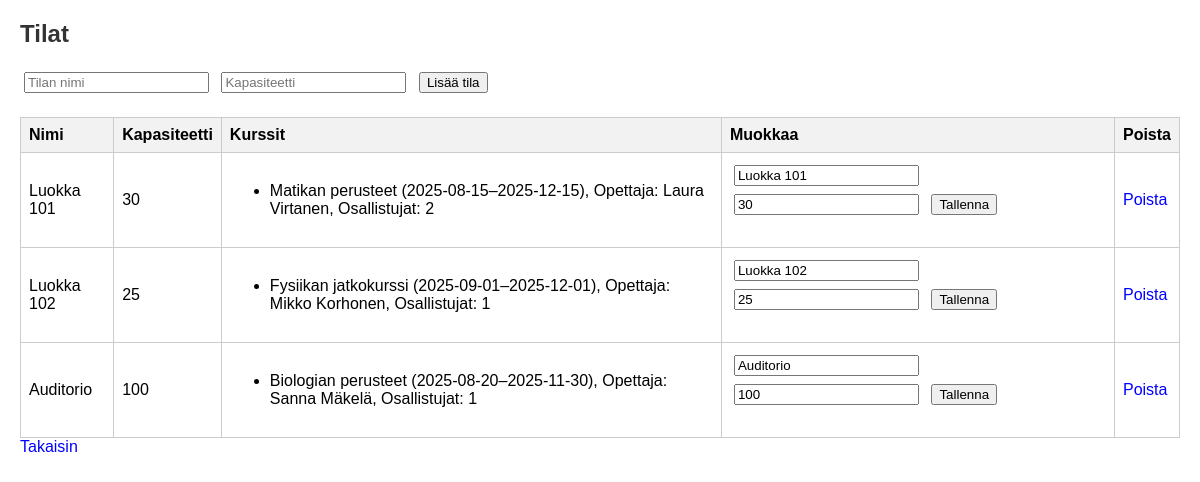
The page /tilat.php on the database its author committed.
### tables this page shows
CREATE TABLE `tilat` (
  `tunnus` int(11) NOT NULL,
  `nimi` varchar(100) DEFAULT NULL,
  `kapasiteetti` int(11) DEFAULT NULL
);

CREATE TABLE `kurssit` (
  `tunnus` int(11) NOT NULL,
  `nimi` varchar(100) DEFAULT NULL,
  `kuvaus` text DEFAULT NULL,
  `alkupaiva` date DEFAULT NULL,
  `loppupaiva` date DEFAULT NULL,
  `opettaja_id` int(11) DEFAULT NULL,
  `tila_id` int(11) DEFAULT NULL
);

CREATE TABLE `opettajat` (
  `tunnus` int(11) NOT NULL,
  `etunimi` varchar(100) DEFAULT NULL,
  `sukunimi` varchar(100) DEFAULT NULL,
  `aine` varchar(100) DEFAULT NULL
);

### tilat.php (the view, shortened to what this page needs)
<?php
include 'db.php';
$tilat = $yhteys->query("SELECT * FROM tilat");
?>
<!DOCTYPE html>
<html>
<head>
    <link rel="stylesheet" href="styles.css">
</head>
<body>
<h2>Tilat</h2>
<form method="post">
    <input type="text" name="nimi" placeholder="Tilan nimi" required>
    <input type="number" name="kapasiteetti" placeholder="Kapasiteetti" required>
    <button type="submit" name="lisaa">Lisää tila</button>
</form>
<table>
<tr>
    <th>Nimi</th><th>Kapasiteetti</th><th>Kurssit</th><th>Muokkaa</th><th>Poista</th>
</tr>
<?php while($t = $tilat->fetch_assoc()): ?>
<tr>
<td><?= $t['nimi'] ?></td>
<td><?= $t['kapasiteetti'] ?></td>
<td>
    <ul>
    <?php
    $stmt = $yhteys->prepare("SELECT k.nimi, k.alkupaiva, k.loppupaiva, o.etunimi, o.sukunimi, k.tunnus AS kurssi_id
        FROM kurssit k
        LEFT JOIN opettajat o ON k.opettaja_id = o.tunnus
        WHERE k.tila_id = ?");
    $stmt->bind_param("i", $t['tunnus']);
    $stmt->execute();
    $kurssit = $stmt->get_result();
    while ($k = $kurssit->fetch_assoc()):
        $stmt2 = $yhteys->prepare("SELECT COUNT(*) AS maara FROM kurssikirjautumiset WHERE kurssi_id = ?");
        $stmt2->bind_param("i", $k['kurssi_id']);
        $stmt2->execute();
        $res = $stmt2->get_result()->fetch_assoc();
        $osallistujat = $res['maara'];
        $varoitus = ($osallistujat > $t['kapasiteetti']) ? "<span class='warning'>⚠️</span>" : "";
    ?>
        <li><?= $k['nimi'] ?> (<?= $k['alkupaiva'] ?>–<?= $k['loppupaiva'] ?>), Opettaja: <?= $k['etunimi'] ?> <?= $k['sukunimi'] ?>, Osallistujat: <?= $osallistujat ?> <?= $varoitus ?></li>
    <?php endwhile; ?>
    </ul>
</td>
<td>
    <form method="post">
        <input type="text" name="nimi" value="<?= $t['nimi'] ?>" required>
        <input type="number" name="kapasiteetti" value="<?= $t['kapasiteetti'] ?>" required>
        <button type="submit" name="paivita">Tallenna</button>
    </form>
</td>
<td><a href="?poista=<?= $t['tunnus'] ?>">Poista</a></td>
</tr>
<?php endwhile; ?>
</table>
<a href="index.php">Takaisin</a>
</body>
</html>

### styles.css (style rules this page uses)
body { font-family: Arial; margin: 20px; }
h2 { color: #333; }
table { border-collapse: collapse; width: 100%; }
th, td { border: 1px solid #ccc; padding: 8px; text-align: left; }
th { background-color: #f2f2f2; }
a { text-decoration: none; color: blue; }
form { margin-bottom: 20px; }
input, button { margin: 4px; }

### rows shown on the page
tilat: nimi "Luokka 101", kapasiteetti "30"
kurssit: nimi "Matikan perusteet", alkupaiva "2025-08-15", loppupaiva "2025-12-15", opettaja.etunimi "Laura", opettaja.sukunimi "Virtanen", osallistujat "2"
tilat: nimi "Luokka 102", kapasiteetti "25"
kurssit: nimi "Fysiikan jatkokurssi", alkupaiva "2025-09-01", loppupaiva "2025-12-01", opettaja.etunimi "Mikko", opettaja.sukunimi "Korhonen", osallistujat "1"
tilat: nimi "Auditorio", kapasiteetti "100"
kurssit: nimi "Biologian perusteet", alkupaiva "2025-08-20", loppupaiva "2025-11-30", opettaja.etunimi "Sanna", opettaja.sukunimi "Mäkelä", osallistujat "1"
